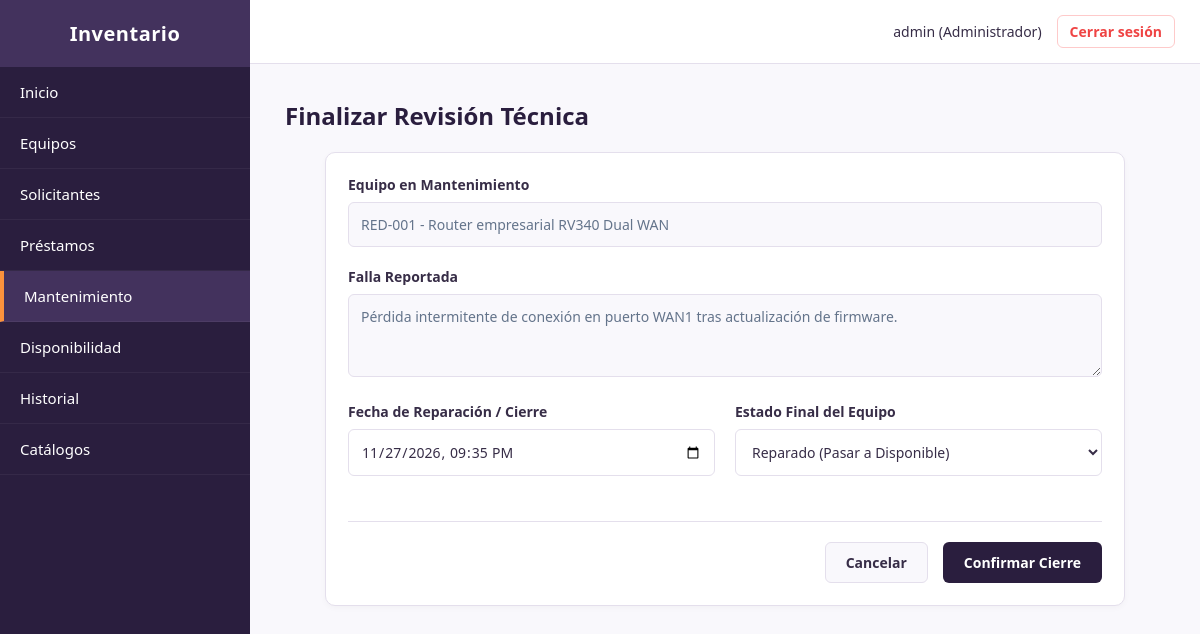
The page /pages/mantenimiento/finalizar.php?id=4 (signed in) on the database its author committed.
### tables this page shows
CREATE TABLE IF NOT EXISTS bitacora_mantenimiento (
    id_mantenimiento INT AUTO_INCREMENT PRIMARY KEY,
    id_inventario VARCHAR(50) NOT NULL,
    fecha_reporte DATETIME NOT NULL DEFAULT CURRENT_TIMESTAMP,
    descripcion_falla TEXT NOT NULL,
    fecha_reparacion DATETIME DEFAULT NULL,
    CONSTRAINT chk_fecha_reparacion CHECK (fecha_reparacion IS NULL OR fecha_reparacion >= fecha_reporte),
    FOREIGN KEY (id_inventario) REFERENCES equipos(id_inventario) ON DELETE RESTRICT ON UPDATE CASCADE
);

CREATE TABLE IF NOT EXISTS equipos (
    id_inventario VARCHAR(50) PRIMARY KEY,
    descripcion VARCHAR(200) NOT NULL,
    id_categoria INT NOT NULL,
    id_marca INT NOT NULL,
    condicion_actual ENUM('Disponible', 'Prestado', 'Mantenimiento', 'Baja') DEFAULT 'Disponible',
    FOREIGN KEY (id_categoria) REFERENCES categorias(id_categoria) ON DELETE RESTRICT ON UPDATE CASCADE,
    FOREIGN KEY (id_marca) REFERENCES marcas(id_marca) ON DELETE RESTRICT ON UPDATE CASCADE
);

### pages/mantenimiento/finalizar.php (the view, shortened to what this page needs)
<?php
$base = '../../';
require_once $base . 'includes/auth.php';
require_once $base . 'includes/conexion.php';
$id_mantenimiento = (int) ($_GET['id'] ?? $_POST['id_mantenimiento'] ?? 0);
$stmt = $pdo->prepare(
    'SELECT bm.id_mantenimiento, bm.id_inventario, bm.fecha_reporte, bm.descripcion_falla,
            e.descripcion AS equipo
     FROM bitacora_mantenimiento bm
     INNER JOIN equipos e ON bm.id_inventario = e.id_inventario
     WHERE bm.id_mantenimiento = ? AND bm.fecha_reparacion IS NULL'
);
$stmt->execute([$id_mantenimiento]);
$reporte = $stmt->fetch();
$fecha_reparacion = $_POST['fecha_reparacion'] ?? date('Y-m-d\TH:i');
$nuevo_estado = $_POST['nuevo_estado'] ?? 'Disponible';
require $base . 'includes/header.php';
?>
            <h1>Finalizar Revisión Técnica</h1>
            <div class="panel form-panel">
                <form action="finalizar.php" method="POST">
                    <div class="form-grid">
                        <div class="form-group full-width">
                            <label for="info_equipo">Equipo en Mantenimiento</label>
                            <input type="text" id="info_equipo" value="<?= htmlspecialchars($reporte['id_inventario'] . ' - ' . $reporte['equipo']) ?>" disabled>
                        </div>
                        <div class="form-group full-width">
                            <label for="info_falla">Falla Reportada</label>
                            <textarea id="info_falla" rows="3" disabled><?= htmlspecialchars($reporte['descripcion_falla']) ?></textarea>
                        </div>
                        <div class="form-group">
                            <label for="fecha_reparacion">Fecha de Reparación / Cierre</label>
                            <input type="datetime-local" id="fecha_reparacion" name="fecha_reparacion" value="<?= htmlspecialchars($fecha_reparacion) ?>" required>
                        </div>
                        <div class="form-group">
                            <label for="nuevo_estado">Estado Final del Equipo</label>
                            <select id="nuevo_estado" name="nuevo_estado" required>
                                <option value="Disponible"<?= $nuevo_estado === 'Disponible' ? ' selected' : '' ?>>Reparado (Pasar a Disponible)</option>
                            </select>
                        </div>
                    </div>
                    <div class="form-actions">
                        <a href="mantenimiento.php" class="btn-secondary">Cancelar</a>
                        <button type="submit" class="btn-primary">Confirmar Cierre</button>
                    </div>
                </form>
            </div>
<?php
require $base . 'includes/footer.php';
?>

### css/estilos.css (style rules this page uses)
:root { --color-primario: #2a1e3e; --color-secundario: #43325d; --color-fondo: #f9f8fc; --color-blanco: #ffffff; --color-borde: #e4dfec; --color-texto: #372d47; --color-acento: #fb923c; --color-peligro: #ef4444; }
* { box-sizing: border-box; margin: 0; padding: 0; font-family: system-ui, -apple-system, 'Segoe UI', Roboto, sans-serif; }
body { background-color: var(--color-fondo); color: var(--color-texto); display: flex; flex-direction: column; min-height: 100vh; }
body.admin-layout { flex-direction: column; }
.content h1 { margin-bottom: 20px; color: var(--color-primario); font-size: 24px; }
.card, .panel { background-color: var(--color-blanco); padding: 22px; border-radius: 10px; border: 1px solid var(--color-borde); box-shadow: 0 2px 6px rgba(0, 0, 0, 0.03); min-width: 0; }
.form-panel { max-width: 800px; margin: 0 auto; }
.form-grid { display: grid; grid-template-columns: 1fr; gap: 0 20px; }
.form-group { margin-bottom: 20px; text-align: left; }
.form-group.full-width { grid-column: 1 / -1; }
.form-group label { display: block; margin-bottom: 8px; font-weight: 600; font-size: 14px; }
.form-group input, .form-group select, .form-group textarea { width: 100%; padding: 12px; border: 1px solid var(--color-borde); border-radius: 6px; font-size: 14px; background-color: var(--color-blanco); color: var(--color-texto); }
.form-group textarea { resize: vertical; }
.form-group input:disabled, .form-group textarea:disabled { background-color: var(--color-fondo); color: #64748b; cursor: not-allowed; }
.form-actions { display: flex; flex-wrap: wrap; justify-content: flex-end; gap: 15px; margin-top: 25px; padding-top: 20px; border-top: 1px solid var(--color-borde); }
.btn-primary, .btn-secondary { display: inline-block; padding: 10px 20px; border-radius: 6px; font-size: 14px; font-weight: 600; text-decoration: none; text-align: center; cursor: pointer; transition: background-color 0.2s; }
.btn-primary { background-color: var(--color-primario); color: var(--color-blanco); border: 1px solid transparent; }
.btn-secondary { background-color: var(--color-fondo); color: var(--color-texto); border: 1px solid var(--color-borde); }
@media (min-width: 768px) { body.admin-layout { flex-direction: row; } }
@media (min-width: 768px) { .form-grid { grid-template-columns: 1fr 1fr; } }

### rows shown on the page
bitacora_mantenimiento: id_inventario.descripcion "RED-001 - Router empresarial RV340 Dual WAN", descripcion_falla "Pérdida intermitente de conexión en puerto WAN1 tras actualización de firmware."

### other values the page prints
$_SESSION['username'] "admin"
$_SESSION['rol'] "Administrador"
